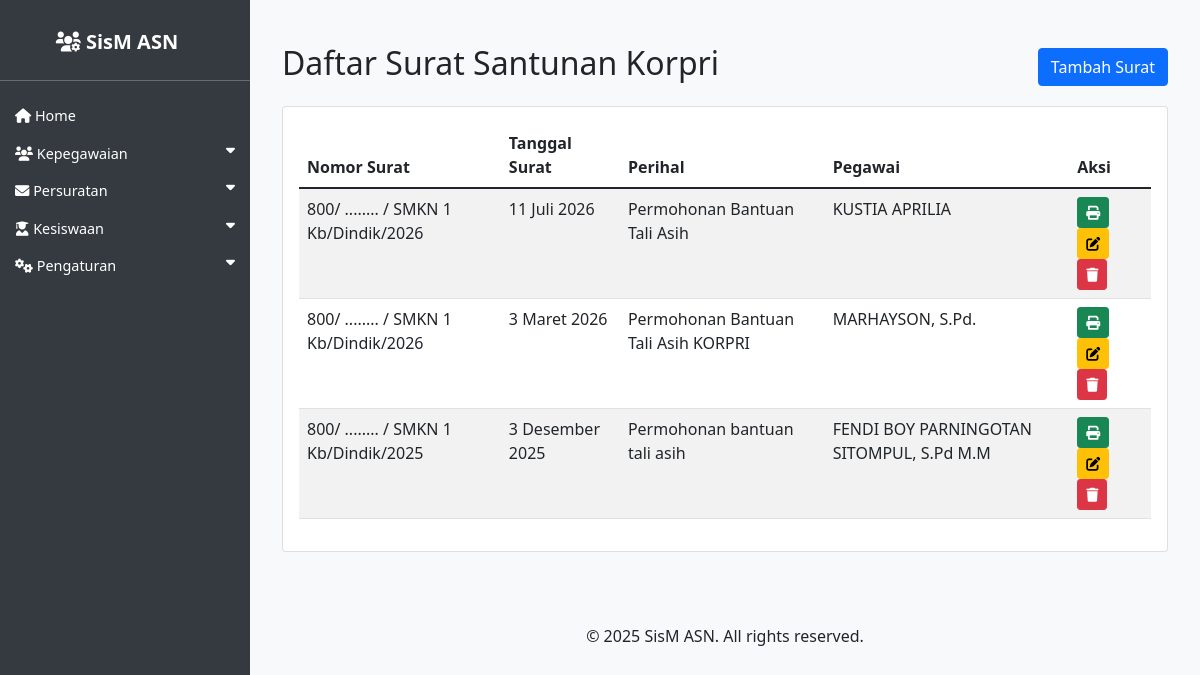
/asn/surat_santunan_korpri/, run on an earlier commit of the app's database.
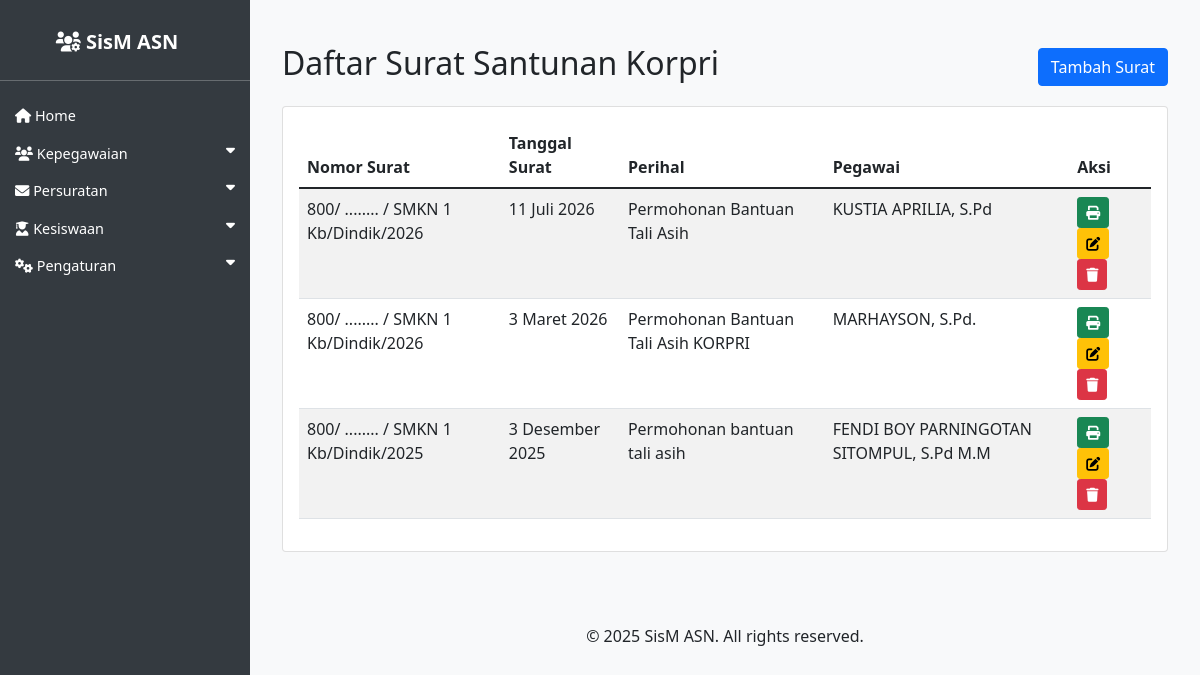
And on a later commit of the database.
### asn_app/models.py (models this page shows, shortened)
class SuratSantunanKorpri(models.Model):
    nomor_surat = models.CharField(max_length=100, verbose_name='Nomor Surat')
    tanggal_surat = models.DateField(verbose_name='Tanggal Surat')
    tempat_ditetapkan = models.CharField(max_length=100, verbose_name='Tempat Ditetapkan')
    instansi_tujuan_surat = models.CharField(max_length=200, verbose_name='Instansi Tujuan Surat')
    kota_tujuan_surat = models.CharField(max_length=100, verbose_name='Kota Tujuan Surat')
    sifat = models.CharField(max_length=100, verbose_name='Sifat')
    lampiran = models.CharField(max_length=100, verbose_name='Lampiran')
    perihal = models.CharField(max_length=200, verbose_name='Perihal')
    pegawai = models.ForeignKey(ASN, on_delete=models.CASCADE, related_name='surat_santunan', verbose_name='Pegawai')
    penandatangan = models.ForeignKey(ASN, on_delete=models.SET_NULL, null=True, blank=True, related_name='penandatangan_santunan', verbose_name='Penandatangan')
    kop_surat = models.ForeignKey(KopSurat, on_delete=models.SET_NULL, null=True, blank=True, verbose_name='Kop Surat')
    created_at = models.DateTimeField(auto_now_add=True)
    updated_at = models.DateTimeField(auto_now=True)

class ASN(models.Model):
    JENIS_KELAMIN_CHOICES = [
        ('L', 'Laki-laki'),
        ('P', 'Perempuan'),
    ]
    AGAMA_CHOICES = [
        ('ISLAM', 'Islam'),
        ('KRISTEN', 'Kristen'),
        ('KATOLIK', 'Katolik'),
        ('HINDU', 'Hindu'),
        ('BUDDHA', 'Buddha'),
        ('KONGHUCU', 'Konghucu'),
    ]
    nip = models.CharField(max_length=18, unique=True, null=True, blank=True)
    nama = models.CharField(max_length=100)
    tempat_lahir = models.CharField(max_length=50)
    tanggal_lahir = models.DateField()
    jenis_kelamin = models.CharField(max_length=1, choices=JENIS_KELAMIN_CHOICES)
    agama = models.CharField(max_length=10, choices=AGAMA_CHOICES)
    alamat = models.TextField()
    email = models.EmailField()
    telepon = models.CharField(max_length=15)
    jabatan = models.CharField(max_length=100)
    pangkat = models.CharField(max_length=50, null=True, blank=True)
    golongan = models.CharField(max_length=5, null=True, blank=True)
    nama_istri_suami = models.CharField(max_length=100, blank=True, null=True, verbose_name='Nama Istri/Suami')
    unit_kerja = models.CharField(max_length=100)
    foto = models.ImageField(upload_to='asn_fotos/', blank=True, null=True)
    created_at = models.DateTimeField(auto_now_add=True)
    updated_at = models.DateTimeField(auto_now=True)

### asn_app/views.py (the view)
# urls.py: path('surat_santunan_korpri/', views.surat_santunan_korpri_list, name='surat_santunan_korpri_list'),
def surat_santunan_korpri_list(request):
    surat_list = SuratSantunanKorpri.objects.all().order_by('-created_at')
    return render(request, 'asn_app/surat_santunan_korpri_list.html', {'surat_list': surat_list})

### asn_app/templates/asn_app/surat_santunan_korpri_list.html
{% extends 'asn_app/base.html' %}
{% load i18n %}
{% load indonesian_date_tags %}
{% block content %}
<div class="container mt-4">
    <div class="d-flex justify-content-between align-items-center mb-3">
        <h2>Daftar Surat Santunan Korpri</h2>
        <a href="{% url 'surat_santunan_korpri_create' %}" class="btn btn-primary">Tambah Surat</a>
    </div>
    <div class="card">
        <div class="card-body">
            <table class="table table-striped table-hover">
                <thead>
                    <tr>
                        <th>Nomor Surat</th>
                        <th>Tanggal Surat</th>
                        <th>Perihal</th>
                        <th>Pegawai</th>
                        <th>Aksi</th>
                    </tr>
                </thead>
                <tbody>
                    {% for surat in surat_list %}
                    <tr>
                        <td>{{ surat.nomor_surat }}</td>
                        <td>{{ surat.tanggal_surat|indonesian_date:"%d %B %Y" }}</td>
                        <td>{{ surat.perihal }}</td>
                        <td>{{ surat.pegawai.nama }}</td>
                        <td>
                            <a href="{% url 'surat_santunan_korpri_export_pdf' surat.pk %}" class="btn btn-sm btn-success"><i class="fas fa-print"></i> </a>
                            <a href="{% url 'surat_santunan_korpri_update' surat.pk %}" class="btn btn-sm btn-warning"><i class="fas fa-edit"></i> </a>
                            <a href="{% url 'surat_santunan_korpri_delete' surat.pk %}" class="btn btn-sm btn-danger"><i class="fas fa-trash"></i> </a>
                        </td>
                    </tr>
                    {% empty %}
                    <tr>
                        <td colspan="5" class="text-center">Tidak ada surat santunan korpri.</td>
                    </tr>
                    {% endfor %}
                </tbody>
            </table>
        </div>
    </div>
</div>
{% endblock %}

What changed in the data, as far as the page shows it:
changed through a linked row, SuratSantunanKorpri "Permohonan Bantuan Tali Asih": pegawai.nama "KUSTIA APRILIA" → "KUSTIA APRILIA, S.Pd"
